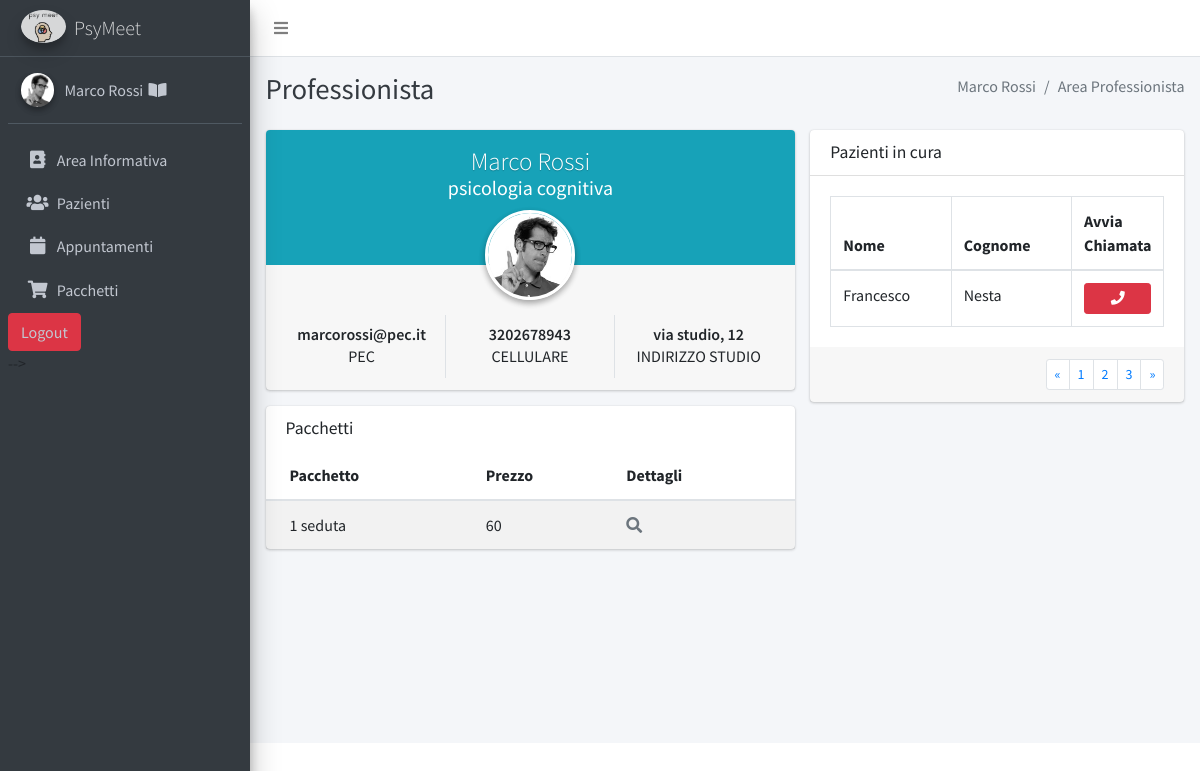
The app's page /interface/Professionista/indexProfessionista.php (signed in) with its own data.
### tables this page shows
CREATE TABLE professionista(
 cf_prof CHAR(16) not null,
 nome VARCHAR(20) not null,
 cognome VARCHAR(20) not null,
 data_nascita DATE not null,
 email VARCHAR(50) not null unique,
 telefono VARCHAR(15) not null,
 cellulare VARCHAR(15) not null,
 passwor VARCHAR(50) not null,
 indirizzo_studio VARCHAR(500) not null,
 esperienze TEXT not null,
 pubblicazioni TEXT not null,
 titolo_studio VARCHAR(500) not null,
 n_iscrizione_albo VARCHAR(100) not null,
 partita_iva CHAR(11) not null,
 pec VARCHAR(50) not null,
 specializzazione VARCHAR(500) ,
 polizza_RC VARCHAR(500) not null,
 foto_profilo_professionista MEDIUMBLOB,
 PRIMARY KEY(cf_prof)
);

CREATE TABLE pacchetto(
 id_pacchetto INT unsigned auto_increment not null,
 n_sedute INT not null,
 prezzo FLOAT not null,
 tipologia VARCHAR(500) not null,
 PRIMARY KEY(id_pacchetto)
);

CREATE TABLE paziente(
 cf CHAR(16) not null,
 nome VARCHAR(20) not null,
 cognome VARCHAR(20) not null,
 data_nascita DATE not null,
 email VARCHAR(50) not null unique,
 telefono VARCHAR(15) not null,
 passwor VARCHAR(50) not null,
 indirizzo VARCHAR(500) not null,
 istruzione VARCHAR(500) not null,
 lavoro VARCHAR(100) not null,
 difficol_cura INT not null,
 foto_profilo_paz MEDIUMBLOB,
 videochiamata boolean,
 PRIMARY KEY(cf)
);

### interface/Professionista/indexProfessionista.php (the view, shortened to what the rows shown need)
<?php
include '../../storage/DatabaseInterface.php';
	include '../../storage/Professionista.php';
	include '../../storage/Terapia.php';
	include '../../storage/Paziente.php';
	include '../../plugins/libArray/FunArray.php';
	include '../../applicationLogic/PazienteControl.php';
	include '../../storage/Pacchetto.php';
	include '../../storage/scelta.php';
	include '../../applicationLogic/PacchettoControl.php';
	include '../../applicationLogic/AreaInformativaControl.php';
	$cf=$_SESSION['codiceFiscale'];
$professionista = AreaInformativaControl::getProf($cf);
	$pazienti=PazienteControl::getPazientiByProf($cf);
	$pacchettoByProf= PacchettoControl::selectAllPacchettoProf($cf);
?>
<!DOCTYPE html>
<html>
<head>
    <link rel="stylesheet" href="../../plugins/fontawesome-free/css/all.min.css">
    <link rel="stylesheet" href="https://code.ionicframework.com/ionicons/2.0.1/css/ionicons.min.css">
    <link rel="stylesheet" href="../../plugins/tempusdominus-bootstrap-4/css/tempusdominus-bootstrap-4.min.css">
    <link rel="stylesheet" href="../../plugins/icheck-bootstrap/icheck-bootstrap.min.css">
    <link rel="stylesheet" href="../../plugins/jqvmap/jqvmap.min.css">
    <link rel="stylesheet" href="../../dist/css/adminlte.min.css">
    <link rel="stylesheet" href="../../plugins/overlayScrollbars/css/OverlayScrollbars.min.css">
    <link rel="stylesheet" href="../../plugins/daterangepicker/daterangepicker.css">
    <link rel="stylesheet" href="../../plugins/summernote/summernote-bs4.css">
    <link href="../../dist/css/indexProfessionista.css" rel="stylesheet">
</head>
<body class="hold-transition sidebar-mini layout-fixed" onload="rimuovi()">
<div class="wrapper">
    <aside class="main-sidebar sidebar-dark-primary elevation-4" >
        <div class="sidebar">
            <div class="user-panel mt-3 pb-3 mb-3 d-flex">
                <div class="info">
                    <a href="areaPersonaleProfessionista.php" class="d-block"><?php echo $professionista->getNome() . ' ' . $professionista->getCognome(); ?> <i class="nav-icon fas fa-book-open" style="padding-left: 2%;" ></i></a>
                </div>
            </div>
        </div>
    </aside>
    <div class="content-wrapper">
        <div class="content-header">
            <div class="container-fluid">
                <div class="row mb-2">
                    <div class="col-sm-6">
                        <h1 class="m-0 text-dark">Professionista</h1>
                    </div>
                    <div class="col-sm-6">
                        <ol class="breadcrumb float-sm-right">
                            <li class="breadcrumb-item active"><?php echo $professionista->getNome() . ' ' . $professionista->getCognome() ?></li>
                            <li class="breadcrumb-item active">Area Professionista</li>
                        </ol>
                    </div>
                </div>
            </div>
        </div>
        <section class="content">
            <div class="container-fluid">
                <div class="row">
                    <section class="col-lg-7 connectedSortable">
                        <div class="card card-widget widget-user">
                            <div class="widget-user-header bg-info">
                                <h3 class="widget-user-username"><?php echo $professionista->getNome() . ' ' . $professionista->getCognome() ?></h3>
                                <h5 class="widget-user-desc"><?php echo $professionista->getSpecializzazione() ?></h5>
                            </div>
                            <div class="card-footer">
                                <div class="row">
                                    <div class="col-sm-4 border-right">
                                        <div class="description-block">
                                            <h5 class="description-header"><?php echo $professionista->getPec() ?></h5>
                                            <span class="description-text">PEC</span>
                                        </div>
                                    </div>
                                    <div class="col-sm-4 border-right">
                                        <div class="description-block">
                                            <h5 class="description-header"><?php echo $professionista->getCellulare() ?></h5>
                                            <span class="description-text">CELLULARE</span>
                                        </div>
                                    </div>
                                    <div class="col-sm-4">
                                        <div class="description-block">
                                            <h5 class="description-header"><?php echo $professionista->getIndirizzoStudio() ?></h5>
                                            <span class="description-text">Indirizzo Studio</span>
                                        </div>
                                    </div>
                                </div>
                            </div>
                        </div>
                        <div class="card" >
                            <div class="card-body table-responsive p-0">
                                <table class="table table-striped table-valign-middle">
                                    <thead>
                                    <tr>
                                        <th>Pacchetto</th>
                                        <th>Prezzo</th>
                                        <th>Dettagli</th>
                                    </tr>
                                    </thead>
                                    <?php  if ($pacchettoByProf !=null) {
									for ($i=0; $i<count($pacchettoByProf); $i++) {
										$p=PacchettoControl::recuperaPacchetto($pacchettoByProf[$i]->getIdPacchetto()); ?>
                                            <form method="post" action="../../applicationLogic/PacchettoControlForm.php">
                                                <tbody>
                                                <tr>
                                                    <td >
                                                        <?php echo $p->getTipologia(); ?>
                                                    </td>
                                                    <td >
                                                        <?php echo $p->getPrezzo(); ?>
                                                    </td>
                                                    <td>
                                                        <a href="gestionePacchettiProf.php" class="text-muted">
                                                            <i class="fas fa-search"></i>
                                                        </a>
                                                    </td>
                                                </tr>
                                                </tbody>
                                            </form>
                                            <?php
									}
								} ?>
                                </table>
                            </div>
                        </div>
                    </section>
                    <section class="col-lg-5 connectedSortable">
                        <div class="card">
                            <div class="card-body">
                                <table class="table table-bordered">
                                    <thead>
                                    <tr>
                                        <th>Nome</th>
                                        <th>Cognome</th>
                                        <th style="width: 40px">Avvia Chiamata</th>
                                    </tr>
                                    </thead>
                                    <tbody>
                                    <?php
									 if ($pazienti != null) {
									 	foreach ($pazienti as $pazienteAtt) {
									 		$fatturaAtt=PacchettoControl::getFatturaByPazProf($pazienteAtt->getCf(), $_SESSION['codiceFiscale'])?>
                                        <tr>
                                            <td><?php echo $pazienteAtt->getNome(); ?></td>
                                            <td><?php echo $pazienteAtt->getCognome(); ?></td>
                                            <td><button type="button" id="call" class="btn btn-block btn-danger btn-sm" onclick="buttonCall('<?php echo $pazienteAtt->getCf(); ?>')" <?php if (
	$pazienteAtt->getVideo()
	|| !isset($fatturaAtt)
) {
									 			echo 'disabled';
									 		} ?>><i class="fas fa-phone"></i></button></td>
                                        </tr>
                                    <?php
									 	}
									 } else {
									 	echo '<tr>
                                            <td>vuoto</td>
                                            <td>vuoto</td>
                                            <td>vuoto</td>
                                        </tr>';
									 }
									?>
                                    </tbody>
                                </table>
                            </div>
                        </div>
                    </section>
                </div>
            </div>
        </section>
    </div>
</div>
</body>
</html>

### records on screen
professionista: nome "Marco", cognome "Rossi", specializzazione "psicologia cognitiva", pec "marcorossi@pec.it", cellulare "3202678943", indirizzo_studio "via studio, 12"
pacchetto: tipologia "1 seduta", prezzo "60"
paziente: nome "Francesco", cognome "Nesta"
